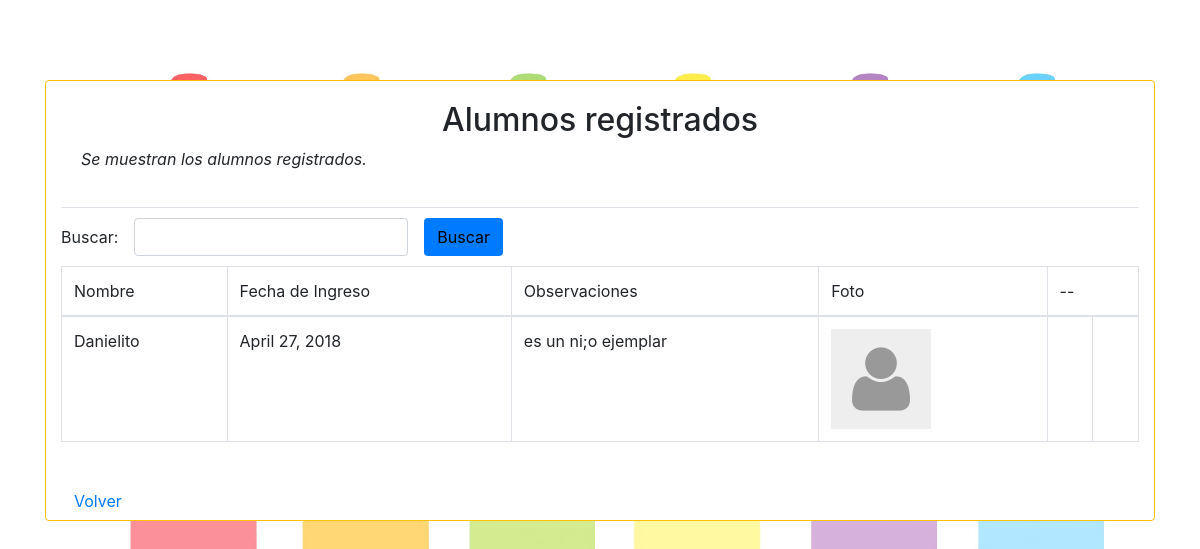
The page /alumnos/detalles on the database as committed earlier.
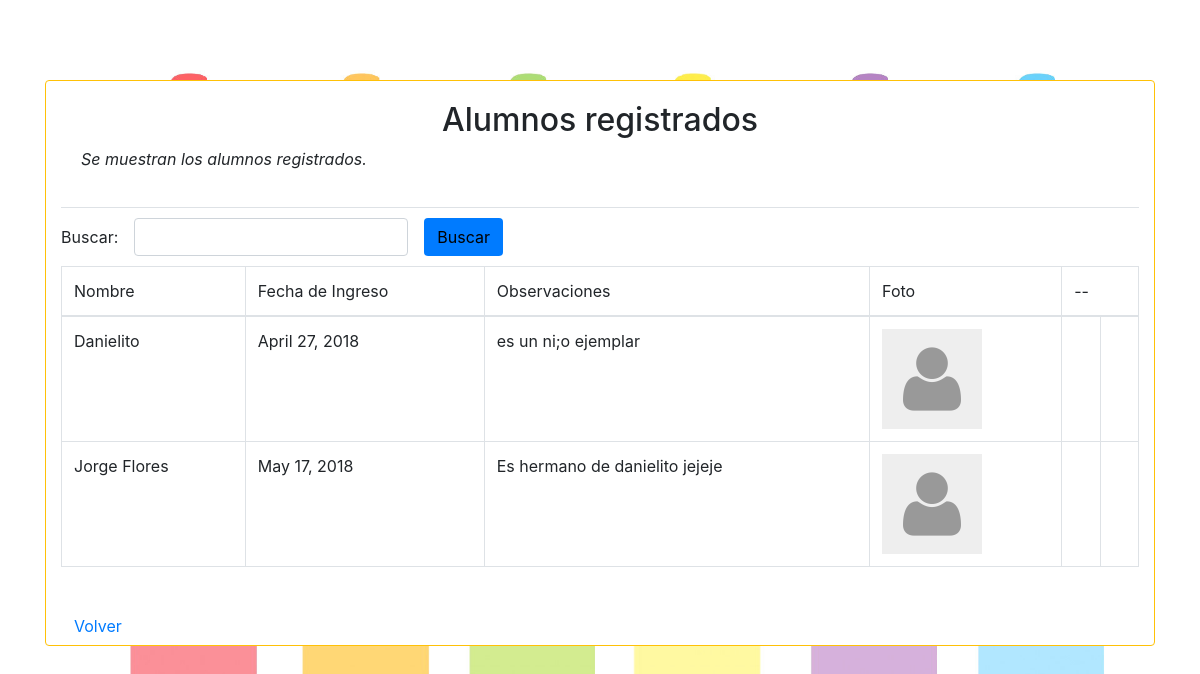
The same page on the database as committed later.
### alumnos/models.py (models this page shows, shortened)
class alumnos(models.Model):
    alu_nombre = models.CharField(max_length = 400)
    alu_tutores = models.ManyToManyField(Tutor)
    alu_vigente = models.BooleanField(default = True)
    alu_fechaIngreso = models.DateField(auto_now_add = True, null=True)
    alu_observaciones = models.CharField(max_length = 2000, null=True)
    alu_foto = models.ImageField(upload_to='media/fotosAlu', null=True, default='media/default/default.jpeg')
    slug = models.SlugField(max_length=24, default="1")

### alumnos/views.py (the view)
# urls.py: url(r'^alumnos/detalles',AlumnoReporte.as_view(),name='alumnos_reporte'),
class AlumnoReporte(ListView):
	template_name = "alumnos/reporte.html"
	model = alumnos

### templates/alumnos/reporte.html (shortened to what this page needs)
{% extends 'base.html' %}
	{% block content%}
<div class="mt-4 mb-4 card border rounded border-warning">
			<div class="container">
                <div class="card-body border-bottom">
<h2 class="form-label text-center">Alumnos registrados</h2>
<p class="form-label text-justify font-italic">Se muestran los alumnos registrados.</p>
    </div>
                <div class="form-inline margenes10">
        <div class="form-group">
            <label class="mr-md-3">Buscar:</label>
            <input type="text" class="mr-md-3 form-control" onkeyup="busquedaEnter(event)" id="inputBusqueda" />
            <button class="btn bg-primary " onclick="Buscar()">Buscar</button>
        </div>
                </div>
		<table class = "table table-bordered" >
			<thead>
				<tr>
					<td>Nombre</td>
					<td>Fecha de Ingreso</td>
					<td>Observaciones</td>
					<td>Foto</td>
					<td colspan="2">--</td>
				</tr>
			</thead>
			<tbody id="ResultadoTabla">
				<tr>
				{% for p in object_list %}
					<td>{{ p.alu_nombre }}</td>
					<td>{{ p.alu_fechaIngreso }}</td>
					<td>{{ p.alu_observaciones }}</td>
					{% if p.alu_foto %}
						<td>
							<img height="100" width="100" src="{{ p.alu_foto.url }}" data-toggle="modal" data-target="#modalImagen" title="Ver foto" onclick="obtenerFoto(this)" class='img-responsive clickPointer'/>
						</td>
		 			{% endif %}
                    <td onclick="window.location ='/detalles/{{p.slug}}'"></td>
                    <td onclick="window.location ='/updateAlumno/{{p.slug}}'"></td>
				</tr>
			{% endfor %}
			</tbody>
		</table>
			<br>
			<a href="/" class="btn btn-default">Volver</a>
	</div>
</div>
{% endblock %}

Rows that differ between the two databases and show on the page:
added alumnos: alu_nombre "Jorge Flores", alu_fechaIngreso "May 17, 2018", alu_observaciones "Es hermano de danielito jejeje", alu_foto (placeholder picture)
